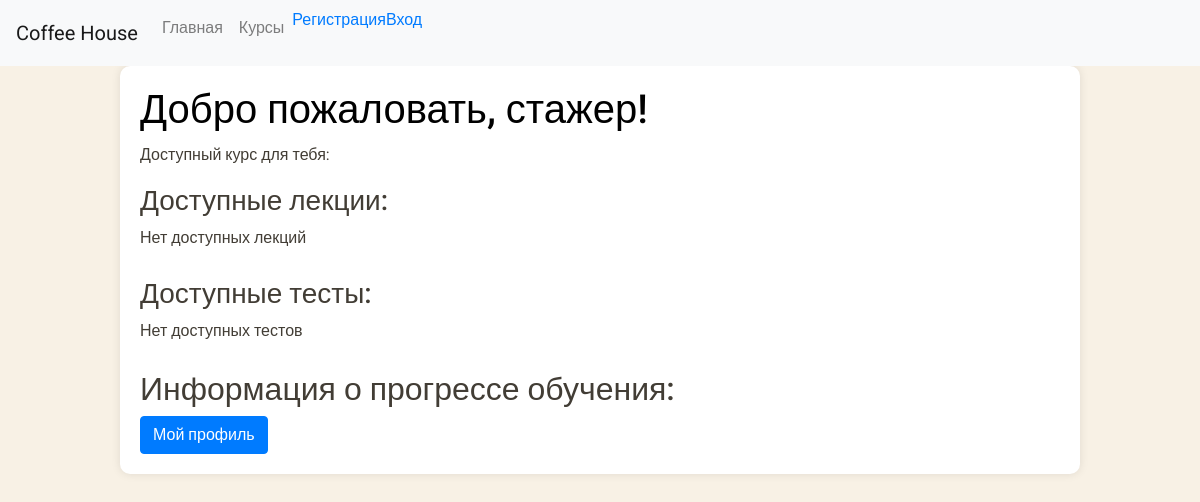
Before: /employees/intern_dashboard with the older database file.
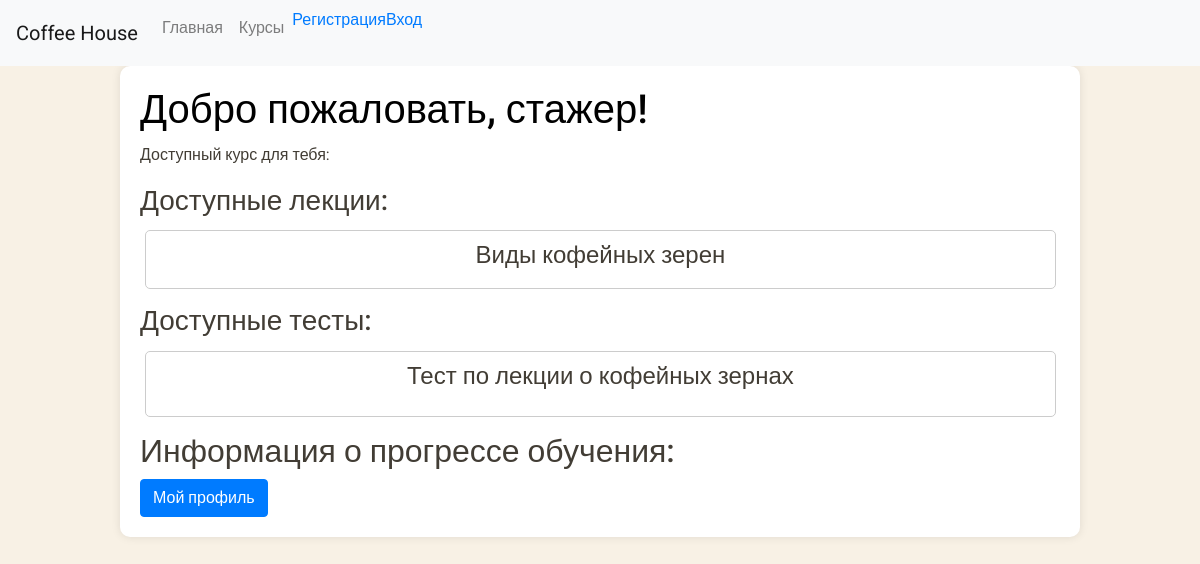
After: the same page with the newer database file.
### courses/models.py (models this page shows, shortened)
class Lecture(models.Model):
    title = models.CharField(max_length=100)
    content = models.TextField()
    course = models.ForeignKey(Course, on_delete=models.CASCADE)

class Test(models.Model):
    title = models.CharField(max_length=100)
    questions = models.TextField()
    answers = models.TextField()
    course = models.ForeignKey(Course, on_delete=models.CASCADE)

### employees/views.py (the view)
# urls.py: path('intern_dashboard', intern_dashboard, name='intern_dashboard'),
def intern_dashboard(request):
    courses = Course.objects.filter(role='intern')
    lectures = Lecture.objects.all()
    tests = Test.objects.all()
    return render(request, 'roles/intern_dashboard.html',
                  {'courses': courses, 'lectures': lectures, 'tests': tests})

### templates/roles/intern_dashboard.html (shortened to what this page needs)
{% load static %}
{% include 'includes/../header.html' %}
<!DOCTYPE html>
<html lang="en">
<head>
    <link rel="stylesheet" href="https://stackpath.bootstrapcdn.com/bootstrap/4.5.2/css/bootstrap.min.css">
    <link rel="stylesheet" href="{% static 'css/styles.css' %}">
</head>
<body>
    <div class="container">
        <h1>Добро пожаловать, стажер!</h1>
        <p>Доступный курс для тебя:</p>
        <div class="course">
            <h3>Доступные лекции:</h3>
            <div class="lecture-feed">
                {% for lecture in lectures %}
                    <div class="lecture-item">
                        <h4>{{ lecture.title }}</h4>
                    </div>
                {% empty %}
                    <p>Нет доступных лекций</p>
                {% endfor %}
            </div>
            <h3>Доступные тесты:</h3>
            <div class="test-feed">
                {% for test in tests %}
                    <div class="test-item">
                        <h4>{{ test.title }}</h4>
                    </div>
                {% empty %}
                    <p>Нет доступных тестов</p>
                {% endfor %}
            </div>
        </div>
        <h2>Информация о прогрессе обучения:</h2>
        <a href="/profile" class="btn btn-primary">Мой профиль</a>
    </div>
</body>
</html>

### templates/header.html (shortened to what this page needs)
<header>
    <nav class="navbar navbar-expand-lg navbar-light bg-light">
        <a class="navbar-brand" href="#">Coffee House</a>
        <div class="collapse navbar-collapse" id="navbarNav">
            <ul class="navbar-nav">
                <li class="nav-item">
                    <a class="nav-link" href="#">Главная</a>
                </li>
                <li class="nav-item">
                    <a class="nav-link" href="#">Курсы</a>
                </li>
                 <li>
                     <a href="{% url 'register' %}">Регистрация</a>
                 </li>
                <li>
                    <a href="{% url 'login' %}">Вход</a>
                </li>
            </ul>
        </div>
    </nav>
</header>

### static/css/styles.css (style rules this page uses)
body { font-family: 'Roboto', sans-serif; background-color: #f8f1e5; color: #423d35; }
.container { max-width: 960px; margin: 0 auto; padding: 20px; background-color: #ffffff; border-radius: 10px; box-shadow: 0 0 10px rgba(0, 0, 0, 0.1); }
h1 { color: #000000; }
p { line-height: 1.6; }
ul { list-style-type: none; }
li { margin-bottom: 10px; }
.lecture-feed, .test-feed { flex-wrap: nowrap; display: flex; white-space: nowrap; overflow: hidden; margin-bottom: 10px; }
.lecture-item, .test-item { flex: 1 0 auto; min-width: 99%; margin: 5px; border: 1px solid #ccc; padding: 10px; border-radius: 5px; text-align: center; }

Changed rows visible on the page:
added Lecture: title "Виды кофейных зерен"
added Test: title "Тест по лекции о кофейных зернах"
Other visible differences:
text no longer shown: "Нет доступных лекций Нет доступных тестов"
